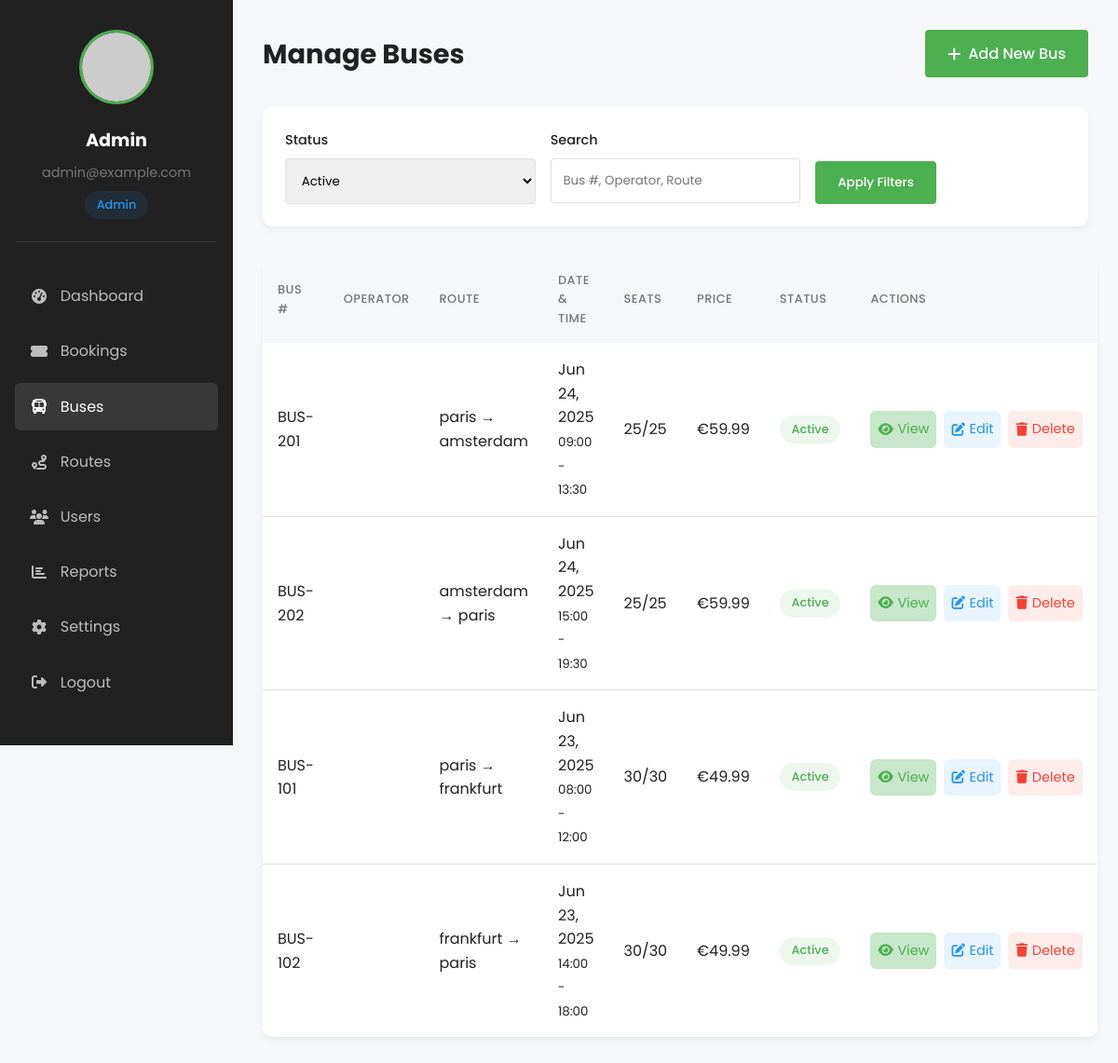
The app's page /backend/admin/manage_buses.php (signed in) with its own data.
### tables this page shows
CREATE TABLE `buses` (
  `id` int(11) NOT NULL,
  `bus_number` varchar(20) NOT NULL,
  `departure_city` varchar(50) NOT NULL,
  `arrival_city` varchar(50) NOT NULL,
  `departure_time` time NOT NULL,
  `arrival_time` time NOT NULL,
  `date` date NOT NULL,
  `price` decimal(10,2) NOT NULL,
  `available_seats` int(11) NOT NULL,
  `total_seats` int(11) NOT NULL,
  `status` enum('active','inactive','maintenance') DEFAULT 'active',
  `created_at` timestamp NOT NULL DEFAULT current_timestamp(),
  `updated_at` timestamp NOT NULL DEFAULT current_timestamp() ON UPDATE current_timestamp()
);

### backend/admin/manage_buses.php (the view, shortened to what this page needs)
<?php
require __DIR__ . '/../../config.php';
$admin_role = $_SESSION['admin_role'] ?? 'admin';
$admin_name = $_SESSION['admin_name'];
$admin_email = $_SESSION['admin_email'];
$status = $_GET['status'] ?? 'active';
$search = $_GET['search'] ?? '';
try {
    $sql = "SELECT * FROM buses WHERE 1=1";
    $params = [];
    if ($status) {
        $sql .= " AND status = ?";
        $params[] = $status;
    }
    $sql .= " ORDER BY date DESC, departure_time ASC";
    $per_page = 10;
    $page = $_GET['page'] ?? 1;
    $offset = ($page - 1) * $per_page;
    $sql .= " LIMIT $per_page OFFSET $offset";
    $stmt = $pdo->prepare($sql);
    $stmt->execute($params);
    $buses = $stmt->fetchAll(PDO::FETCH_ASSOC);
} catch (PDOException $e) {
    die("Database error: " . $e->getMessage());
}
?>
<!DOCTYPE html>
<html lang="en">
<head>
    <link href="https://cdnjs.cloudflare.com/ajax/libs/font-awesome/6.4.0/css/all.min.css" rel="stylesheet">
</head>
<body>
    <div class="dashboard-container">
        <aside class="sidebar">
            <div class="profile">
                <img src="https://ui-avatars.com/api/?name=<?= urlencode($admin_name ?? 'Admin') ?>&background=4CAF50&color=fff"
                     alt="Profile" class="profile-img">
                <h3><?= htmlspecialchars($admin_name ?? 'Admin') ?></h3>
                <p><?= htmlspecialchars($admin_email ?? 'admin@example.com') ?></p>
                <span class="role-badge role-<?= str_replace('_', '-', $admin_role) ?>">
                    <?= ucfirst(str_replace('_', ' ', $admin_role)) ?>
                </span>
            </div>
            <ul class="nav-menu">
                <li><a href="dashboard.php"><i class="fas fa-tachometer-alt"></i> Dashboard</a></li>
                <li><a href="manage_bookings.php"><i class="fas fa-ticket-alt"></i> Bookings</a></li>
                <li><a href="manage_buses.php" class="active"><i class="fas fa-bus"></i> Buses</a></li>
                <li><a href="manage_routes.php"><i class="fas fa-route"></i> Routes</a></li>
                <li><a href="manage_users.php"><i class="fas fa-users"></i> Users</a></li>
                <li><a href="reports.php"><i class="fas fa-chart-bar"></i> Reports</a></li>
                <li><a href="settings.php"><i class="fas fa-cog"></i> Settings</a></li>
                <li><a href="/busbooking/backend/admin/logout.php"><i class="fas fa-sign-out-alt"></i> Logout</a></li>
            </ul>
        </aside>
        <main class="main-content">
            <div class="header">
                <h1>Manage Buses</h1>
                <div>
                    <a href="add_bus.php" class="btn btn-primary">
                        <i class="fas fa-plus"></i> Add New Bus
                    </a>
                </div>
            </div>
            <div class="filters">
                <form method="GET" class="filter-form">
                    <div class="filter-group">
                        <label for="status">Status</label>
                        <select id="status" name="status" class="form-control">
                            <option value="active" <?= $status === 'active' ? 'selected' : '' ?>>Active</option>
                        </select>
                    </div>
                    <div class="filter-group">
                        <label for="search">Search</label>
                        <input type="text" id="search" name="search" class="form-control"
                               value="<?= htmlspecialchars($search) ?>" placeholder="Bus #, Operator, Route">
                    </div>
                    <div class="filter-group" style="align-self: flex-end;">
                        <button type="submit" class="btn btn-primary">Apply Filters</button>
                    </div>
                </form>
            </div>
            <table class="data-table">
                <thead>
                    <tr>
                        <th>Bus #</th>
                        <th>Operator</th>
                        <th>Route</th>
                        <th>Date & Time</th>
                        <th>Seats</th>
                        <th>Price</th>
                        <th>Status</th>
                        <th>Actions</th>
                    </tr>
                </thead>
                <tbody>
                    <?php if (empty($buses)): ?>
                        <tr>
                            <td colspan="8" style="text-align: center; padding: 2rem;">No buses found</td>
                        </tr>
                    <?php else: ?>
                        <?php foreach ($buses as $bus): ?>
                            <tr>
                                <td><?= htmlspecialchars($bus['bus_number']) ?></td>
                                <td><?= htmlspecialchars($bus['operator']) ?></td>
                                <td>
                                    <?= htmlspecialchars($bus['departure_city']) ?> → <?= htmlspecialchars($bus['arrival_city']) ?>
                                </td>
                                <td>
                                    <div><?= date('M j, Y', strtotime($bus['date'])) ?></div>
                                    <small><?= date('H:i', strtotime($bus['departure_time'])) ?> - <?= date('H:i', strtotime($bus['arrival_time'])) ?></small>
                                </td>
                                <td>
                                    <?= $bus['available_seats'] ?>/<?= $bus['total_seats'] ?>
                                </td>
                                <td>€<?= number_format($bus['price'], 2) ?></td>
                                <td>
                                    <span class="status-badge status-<?= $bus['status'] ?>">
                                        <?= ucfirst($bus['status']) ?>
                                    </span>
                                </td>
                                <td>
                                    <div style="display: flex; gap: 0.5rem;">
                                        <a href="bus_details.php?id=<?= $bus['id'] ?>" class="action-btn view">
                                            <i class="fas fa-eye"></i> View
                                        </a>
                                        <a href="edit_bus.php?id=<?= $bus['id'] ?>" class="action-btn edit">
                                            <i class="fas fa-edit"></i> Edit
                                        </a>
                                        <a href="delete_bus.php?id=<?= $bus['id'] ?>" class="action-btn delete" onclick="return confirm('Are you sure you want to delete this bus?')">
                                            <i class="fas fa-trash"></i> Delete
                                        </a>
                                    </div>
                                </td>
                            </tr>
                        <?php endforeach; ?>
                    <?php endif; ?>
                </tbody>
            </table>
        </main>
    </div>
</body>
</html>

### backend/admin/manage_buses.php (style rules this page uses)
:root { --primary: #4CAF50; --primary-dark: #388E3C; --primary-light: #C8E6C9; --secondary: #FF5722; --secondary-dark: #E64A19; --accent: #2196F3; --dark: #212121; --medium: #757575; --light: #FFFFFF; --light-bg: #F5F7FA; --border: #E0E0E0; --success: #4CAF50; --warning: #FFC107; --danger: #F44336; --info: #2196F3; --super-admin: #9C27B0; --admin: #2196F3; --manager: #FF9800; }
* { margin: 0; padding: 0; box-sizing: border-box; }
body { font-family: 'Poppins', sans-serif; background-color: var(--light-bg); color: var(--dark); line-height: 1.6; }
.dashboard-container { display: grid; grid-template-columns: 250px 1fr; min-height: 100vh; }
.sidebar { background: var(--dark); color: var(--light); padding: 2rem 1rem; position: sticky; top: 0; height: 100vh; overflow-y: auto; }
.profile { text-align: center; margin-bottom: 2rem; padding-bottom: 1.5rem; border-bottom: 1px solid rgba(255,255,255,0.1); }
.profile-img { width: 80px; height: 80px; border-radius: 50%; object-fit: cover; margin-bottom: 1rem; border: 3px solid var(--primary); }
.profile h3 { font-size: 1.2rem; margin-bottom: 0.5rem; }
.profile p { color: var(--medium); font-size: 0.9rem; }
.role-badge { display: inline-block; padding: 0.3rem 0.8rem; border-radius: 20px; font-size: 0.8rem; font-weight: 500; margin-top: 0.5rem; }
.role-admin { background-color: rgba(33, 150, 243, 0.1); color: var(--admin); }
.nav-menu { list-style: none; }
.nav-menu li { margin-bottom: 0.5rem; }
.nav-menu a { display: flex; align-items: center; gap: 0.8rem; padding: 0.8rem 1rem; color: rgba(255,255,255,0.7); border-radius: 6px; transition: all 0.3s ease; text-decoration: none; }
.nav-menu a:hover, .nav-menu a.active { background: rgba(255,255,255,0.1); color: var(--light); }
.nav-menu a i { width: 20px; text-align: center; }
.main-content { padding: 2rem; overflow-x: hidden; }
.header { display: flex; justify-content: space-between; align-items: center; margin-bottom: 2rem; }
.header h1 { font-size: 1.8rem; color: var(--dark); }
.filters { background: var(--light); border-radius: 10px; padding: 1.5rem; box-shadow: 0 4px 6px rgba(0,0,0,0.05); margin-bottom: 2rem; }
.filter-form { display: grid; grid-template-columns: repeat(auto-fit, minmax(200px, 1fr)); gap: 1rem; }
.filter-group { margin-bottom: 0; }
.filter-group label { display: block; margin-bottom: 0.5rem; font-weight: 500; font-size: 0.9rem; }
.form-control { width: 100%; padding: 0.8rem; border: 1px solid var(--border); border-radius: 4px; font-family: inherit; transition: border-color 0.3s; }
.btn { padding: 0.8rem 1.5rem; border-radius: 4px; border: none; cursor: pointer; font-family: inherit; font-weight: 500; transition: all 0.3s; text-decoration: none; display: inline-flex; align-items: center; gap: 0.5rem; }
.btn-primary { background-color: var(--primary); color: white; }
.data-table { width: 100%; border-collapse: collapse; background: var(--light); border-radius: 10px; overflow: hidden; box-shadow: 0 4px 6px rgba(0,0,0,0.05); }
.data-table th { text-align: left; padding: 1rem; background: var(--light-bg); color: var(--medium); font-weight: 500; text-transform: uppercase; font-size: 0.8rem; letter-spacing: 0.5px; }
.data-table td { padding: 1rem; border-bottom: 1px solid var(--border); vertical-align: middle; }
.data-table tr:last-child td { border-bottom: none; }
.status-badge { display: inline-block; padding: 0.3rem 0.8rem; border-radius: 20px; font-size: 0.8rem; font-weight: 500; }
.status-active { background: rgba(76, 175, 80, 0.1); color: var(--success); }
.action-btn { padding: 0.5rem; border-radius: 6px; border: none; cursor: pointer; transition: all 0.3s ease; font-size: 0.9rem; display: inline-flex; align-items: center; gap: 0.3rem; text-decoration: none; }
.action-btn.view { background: var(--primary-light); color: var(--primary); }
.action-btn.edit { background: rgba(33, 150, 243, 0.1); color: var(--info); }
.action-btn.delete { background: rgba(244, 67, 54, 0.1); color: var(--danger); }

### records on screen
buses: bus_number "BUS-201", departure_city "paris", arrival_city "amsterdam", date "Jun 24, 2025", departure_time "09:00", arrival_time "13:30", available_seats "25", total_seats "25", price "59.99", status "Active"
buses: bus_number "BUS-202", departure_city "amsterdam", arrival_city "paris", date "Jun 24, 2025", departure_time "15:00", arrival_time "19:30", available_seats "25", total_seats "25", price "59.99", status "Active"
buses: bus_number "BUS-101", departure_city "paris", arrival_city "frankfurt", date "Jun 23, 2025", departure_time "08:00", arrival_time "12:00", available_seats "30", total_seats "30", price "49.99", status "Active"
buses: bus_number "BUS-102", departure_city "frankfurt", arrival_city "paris", date "Jun 23, 2025", departure_time "14:00", arrival_time "18:00", available_seats "30", total_seats "30", price "49.99", status "Active"

### other values on screen
$admin_name "Admin"
$admin_email "admin@example.com"
str_replace('_', ' ', $admin_role) "Admin"
